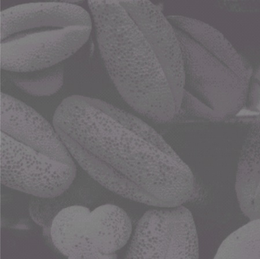
%> input picture graosBaixoContraste.png, 260 x 259 px, shrunk from 449 x 448 before the run
$ octave pratica4_2.m   (GNU Octave 9; MATLAB toolbox functions it lacks are replaced by stand-ins)
%> lines starting %> are read from the running program, lines starting %| are printed output that depends on the picture
close all
clear all

im = imread('C:/PDI/graosBaixoContraste.png');
%> im is the input picture: size 259x260x3 uint8; mean R, G, B 108.7, 105.5, 108.9
figure('Name','Imagem original');
imshow(im)

imGray = rgb2gray(im);
figure('Name','Imagem original em intensidades de cinza');
imshow(imGray)

figure('Name','Histograma original');
imhist(imGray)
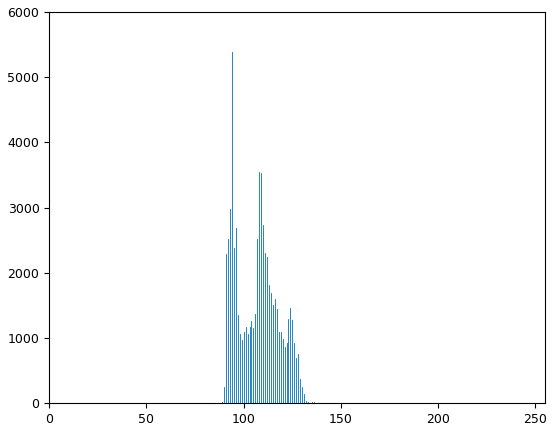
%> figure redrawn from the program's plot data; highest point at x = 94, y = 5383

vHist = imhist(imGray);
%> vHist = 256 values, max 5383 at index 95, min 0 at index 1, mean 263

vHistL(1,:) = vHist(:,1);


for(i=1:256)
  if(vHistL(i)!=0) %tem pixels dessa intensidade i
    menorIntensidade = i;
    break;
  endif
endfor
%> after the loop, menorIntensidade = 89

menorIntensidade
%> menorIntensidade = 89

for(i=256:-1:1)
  if(vHistL(i)!=0) %tem pixels dessa intensidade i
    maiorIntensidade = i;
    break;
  endif
endfor
%> after the loop, maiorIntensidade = 144

maiorIntensidade
%> maiorIntensidade = 144

novoIntervalo = 256/(maiorIntensidade-menorIntensidade+1)
%> novoIntervalo = 4.57

novoIntervalo = floor(novoIntervalo) %arredondamento para baixo
%> novoIntervalo = 4
%novoIntervalo = ceil(novoIntervalo) %arredondamento para cima

%vHistAC = zeros(1,256);
cont = 1;
intensidadeNova = 1;
for(i=menorIntensidade:maiorIntensidade)
  vHistAC(1,cont) = i;
  vHistAC(2,cont) = intensidadeNova;

  intensidadeNova = intensidadeNova + novoIntervalo;
  cont++; %quantidade de colunas da matriz de mapeamento
endfor
%> this loop made 56 passes
%> intensidadeNova on passes 1 to 12: 5, 9, 13, 17, 21, 25, 29, 33, 37, 41, 45, 49
%> after the loop, vHistAC = 56 columns, first 8: [89 90 91 92 93 94 95 96; 1 5 9 13 17 21 25 29]

figure('Name','vHistAC');
plot(vHistAC)
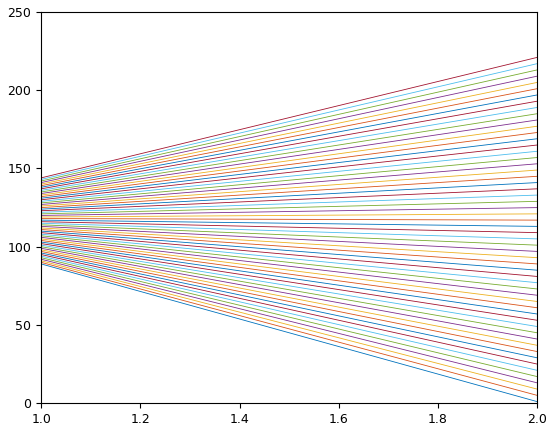
%> figure redrawn from the program's plot data

imAC = imGray;
for(i=1:size(imGray,1))
  for(j=1:size(imGray,2))
    for(k=1:(cont-1))
      if(imAC(i,j)==vHistAC(1,k))
        imAC(i,j) = vHistAC(2,k); %onde k � o �ndice do histograma alargado que representa a nova intensidade
      endif
    endfor
  endfor
endfor
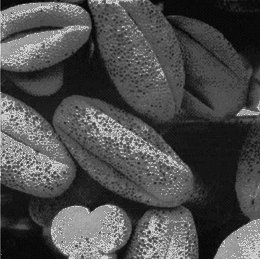
%> imAC: size 259x260 uint8; min 1, max 217, mean 77

figure('Name','Imagem alargada');
imshow(imAC)
figure('Name','Novo histograma');
imhist(imAC)
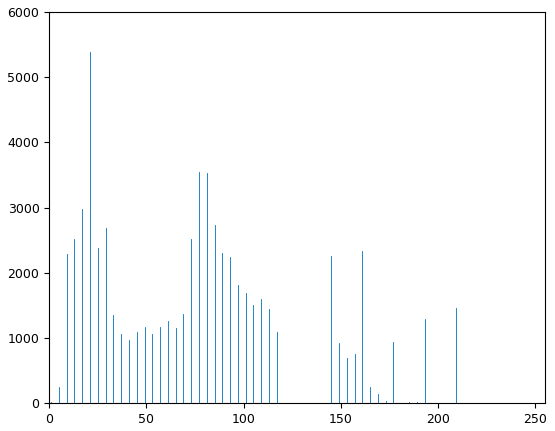
%> figure redrawn from the program's plot data; highest point at x = 21, y = 5383
